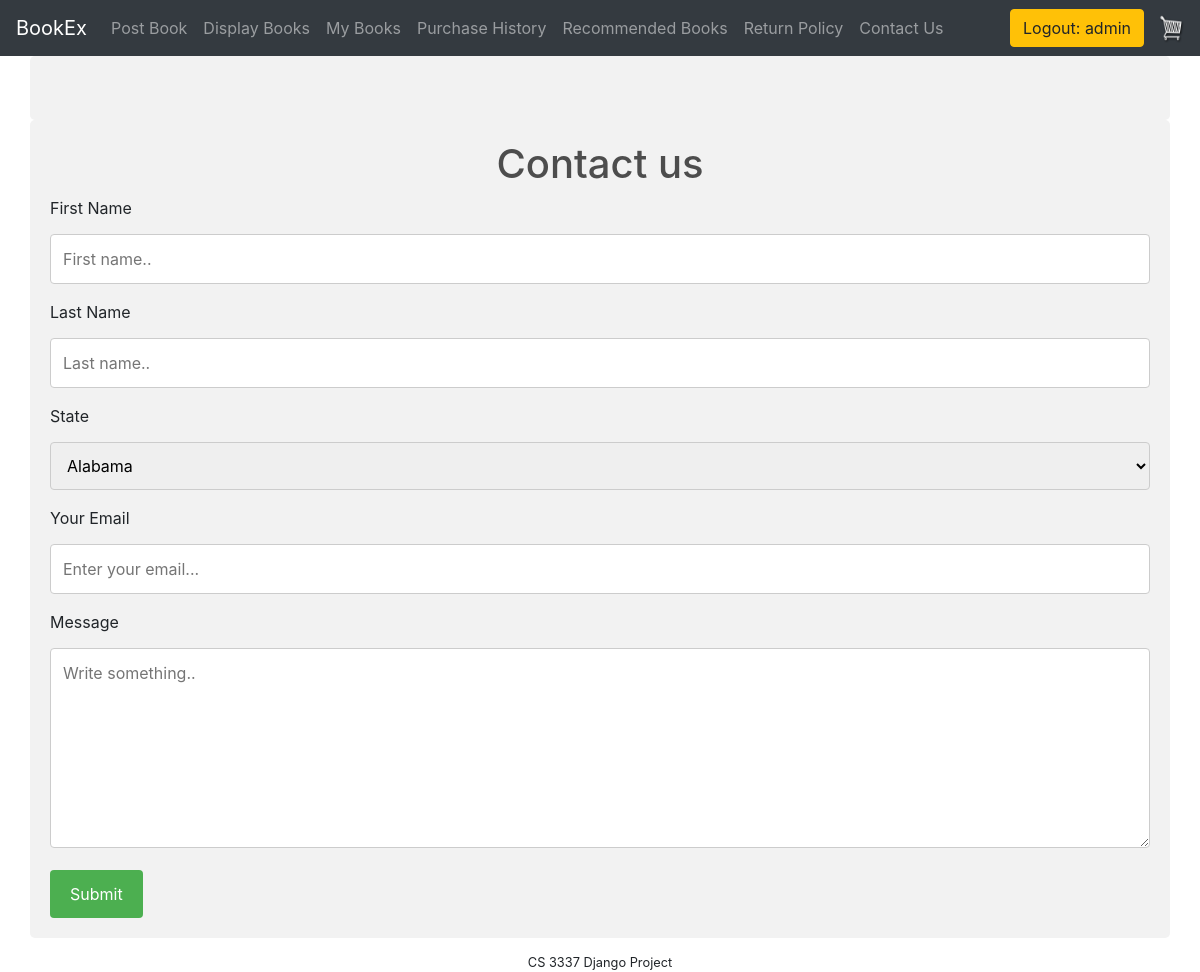
The page /contact/ (signed in) on the database its author committed.
### bookMng/models.py (models this page shows, shortened)
class MainMenu(models.Model):
    item = models.CharField(max_length=200, unique=True)
    link = models.CharField(max_length=200, unique=True)

### bookMng/views.py (the view)
# urls.py: path('contact/', views.contact, name='contact'),
@login_required(login_url=reverse_lazy('login'))
def contact(request):
    if request.method == 'POST':
        firstname = request.POST['firstname']
        lastname = request.POST['lastname']
        fromemail = request.POST['fromemail']
        message = request.POST['message']
        send_mail('Message from ' + firstname + ' ' + lastname,
                  message,
                  fromemail,
                  [settings.EMAIL_HOST_USER],
                  fail_silently=False)
        return render(request, 'bookMng/contact.html', {'firstname': firstname})
    else:
        return render(request, 'bookMng/contact.html', {'item_list': MainMenu.objects.all(),})

### bookEx/templates/bookMng/contact.html (shortened to what this page needs)
{% extends "base.html" %}
{% load static %}
{% block navlinks %}
  {% for item in item_list %}
   <li>
       <a class="nav-link" href="{{ item.link }}">{{ item.item}} <span class="sr-only">(current)</span></a>
   </li>
   {% endfor %}
{% endblock navlinks %}
{% block content %}
	</div>
{% load static %}
<div class="container">
    <form method="post" action="{% url 'contact' %}">
        {% if firstname %}
        <center>
            <h1>Thanks {{ firstname }}!</h1>
            <p>We have received your email and will respond shortly...</p>
        </center>
        <br/><br/><br/>
        {% else %}
        <center>
        <h1>Contact us</h1>
        </center>
        <label for="fname">First Name</label>
        <input type="text" id="fname" name="firstname" placeholder="First name..">
        <label for="lname">Last Name</label>
        <input type="text" id="lname" name="lastname" placeholder="Last name..">
        <label>State</label>
        <select>
            <option value="Al">Alabama</option>
        </select>
        <label for="fromemail">Your Email</label>
        <input type="text" id="fromemail" name="fromemail" placeholder="Enter your email...">
        <label for="message">Message</label>
        <textarea id="message" name="message" placeholder="Write something.." style="height:200px"></textarea>
        <input type="submit"/>
    </form>
</div>
{% endif %}
{% endblock content %}

### bookEx/templates/base.html (shortened to what this page needs)
{% load static %}
<!DOCTYPE html>
<html lang="en">
<head>
    <link href="{% static 'main.css' %}" rel="stylesheet" type="text/css">
    <link rel="stylesheet" href="https://stackpath.bootstrapcdn.com/bootstrap/4.3.1/css/bootstrap.min.css">
</head>
<body>
<nav class="navbar navbar-expand-lg navbar-dark bg-dark">
	  <a class="navbar-brand" href="{% url 'index' %}">BookEx</a>
	  <div class="collapse navbar-collapse" id="navbarSupportedContent">
	    <ul class="navbar-nav mr-auto">
	      <li class="nav-item active">
          {% block navlinks %}
          {% endblock navlinks %}
	      </li>
	    </ul>
	    <div class="form-inline my-2 my-lg-0">
                {% if user.is_authenticated %}
                     <a class="btn btn-warning"href="{% url 'logout' %}?next=/">Logout: {{ user.username }}</a>
                {% else %}
                     <a class="btn btn-warning"href="{% url 'login' %}?next=/">Login</a>
                {% endif %}
	     	<a href="{% url 'cart' %}">
	    		<img width="30" height="30"  id="cart-icon" src="{% static 'cart.png' %}">
	    	</a>
	    </div>
	  </div>
</nav>
<div class="container">
    <br>
    {% block content %}
    {% endblock content %}
<footer id="footer">
    CS 3337 Django Project
</footer>
</body>
</html>

### bookEx/static/main.css (style rules this page uses)
#footer { text-align: center; font-size: 0.8em; margin-top: 5px; padding-top: 10px; clear: both; }
body { background-color: hsl(0, 0%, 98%); }
h1,h2,h3,h4,h5,h6 { color:hsl(0, 0%, 30%); }
.bg-dark { background-color: #4f868c!important; }
#cart-icon { width:25px; display: inline-block; margin-left: 15px; }
.btn { border-radius: 0; }

### bookEx/templates/bookMng/contact.html (style rules this page uses)
input[type=text], select, textarea { width: 100%; padding: 12px; border: 1px solid #ccc; border-radius: 4px; box-sizing: border-box; margin-top: 6px; margin-bottom: 16px; resize: vertical }
input[type=submit] { background-color: #4CAF50; color: white; padding: 12px 20px; border: none; border-radius: 4px; cursor: pointer; }
.container { border-radius: 5px; background-color: #f2f2f2; padding: 20px; }

### rows shown on the page
MainMenu: item "Post Book"
MainMenu: item "Display Books"
MainMenu: item "My Books"
MainMenu: item "Purchase History"
MainMenu: item "Recommended Books"
MainMenu: item "Return Policy"
MainMenu: item "Contact Us"

### other values the page prints
{{ user.username }} "admin"
